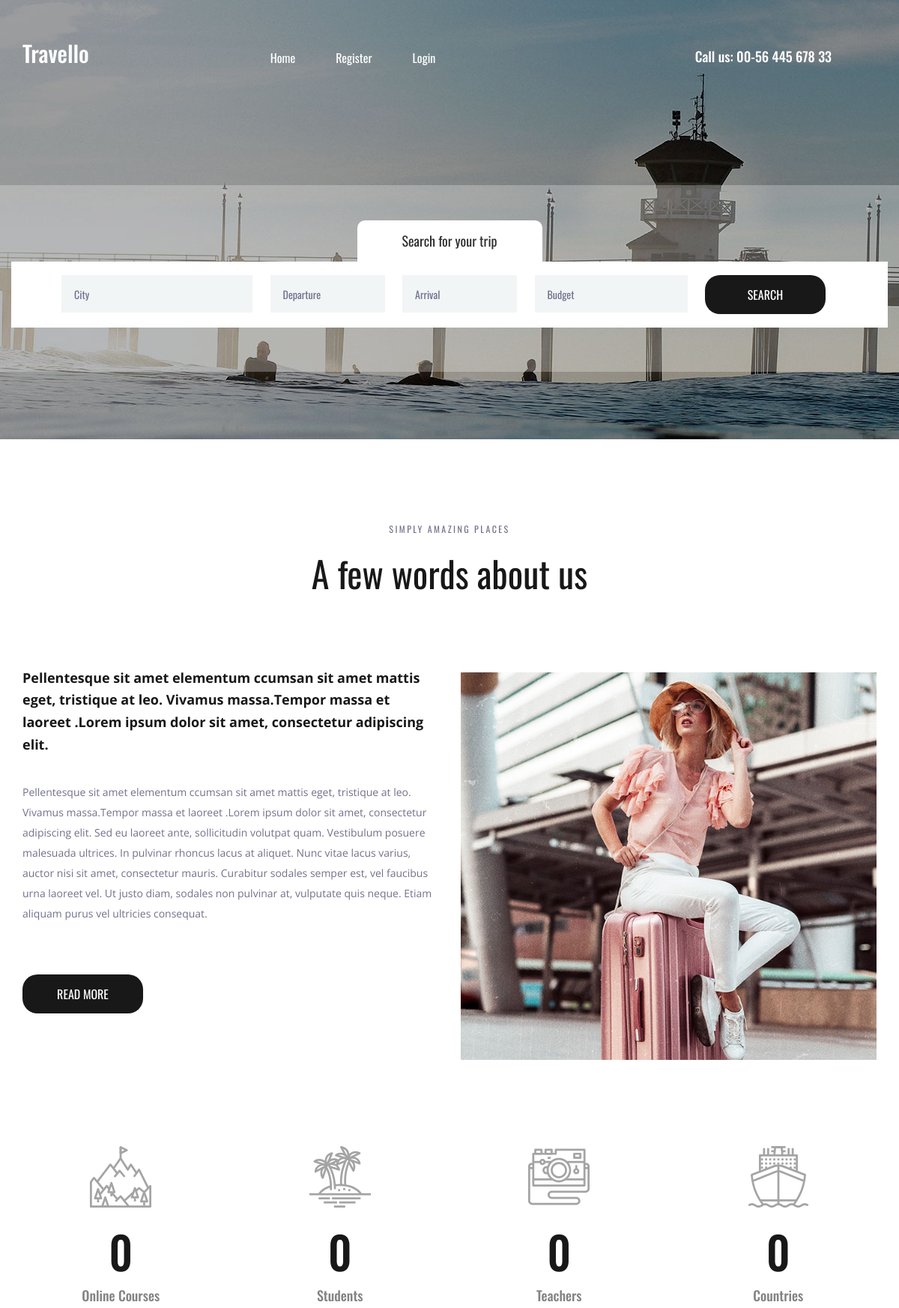
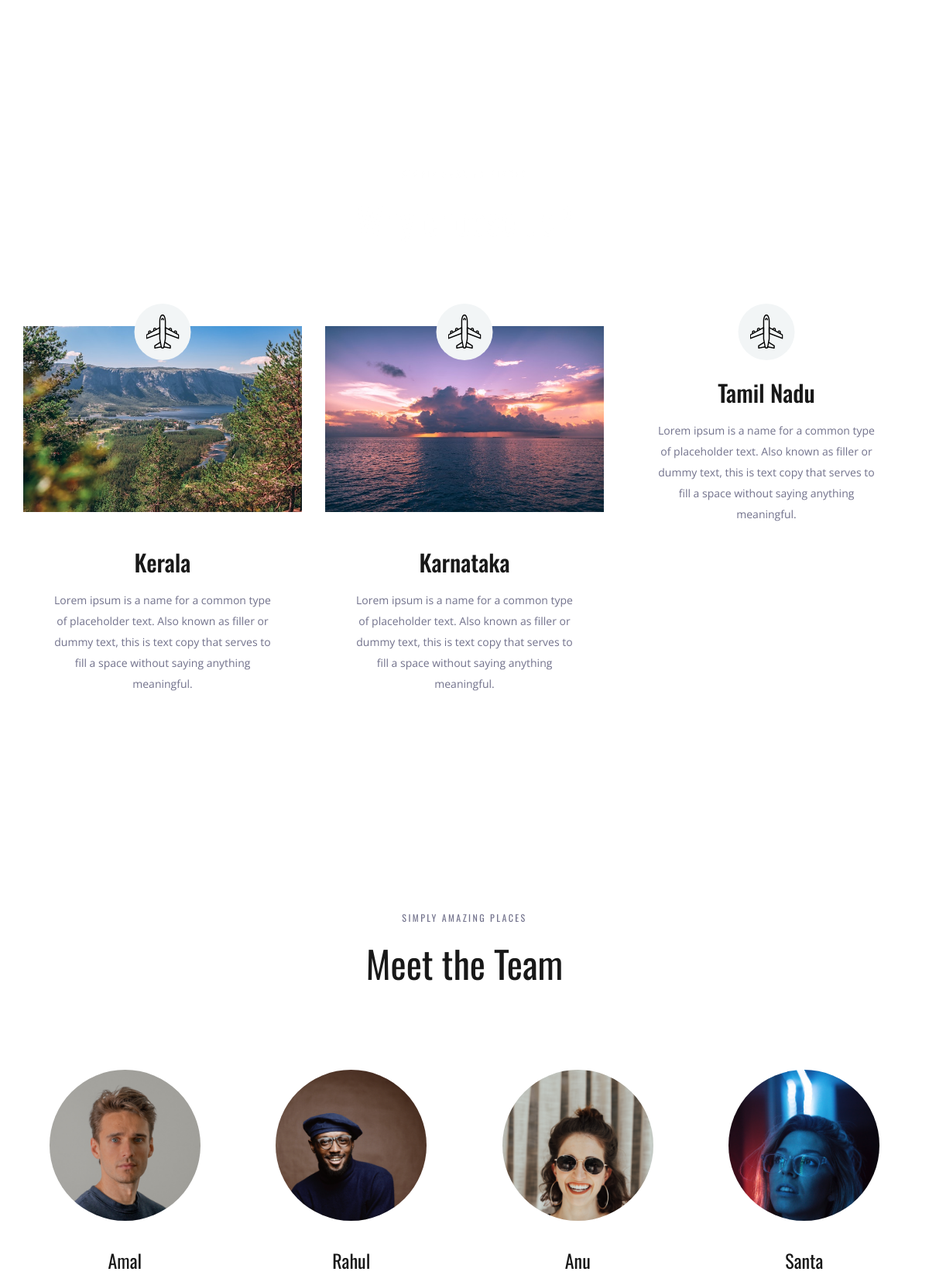
The page / (upper part) on the database its author committed (2 pictures, top to bottom).
### travelApp/models.py (models this page shows, shortened)
class Place(models.Model):
    name = models.CharField(max_length=250)
    img = models.ImageField(upload_to='pics')
    desc = models.TextField()

class Team(models.Model):
    name = models.CharField(max_length=250)
    img = models.ImageField(upload_to='teamimage')
    desc = models.TextField()

### travelApp/views.py (the view)
# urls.py: path('', views.demo, name='demo')
def demo(request):
    obj = Place.objects.all()
    obj1 = Team.objects.all()
    return render(request, 'index.html', {'obj': obj, 'obj1': obj1})

### templates/index.html (shortened to what this page needs)
<!DOCTYPE html>
{% load static %}
<html lang="en">
<head>
<link rel="stylesheet" type="text/css" href="{% static 'styles/bootstrap4/bootstrap.min.css' %}">
<link href="{% static 'plugins/font-awesome-4.7.0/css/font-awesome.min.css' %}" rel="stylesheet" type="text/css">
<link rel="stylesheet" type="text/css" href="{% static 'plugins/OwlCarousel2-2.2.1/owl.carousel.css' %}">
<link rel="stylesheet" type="text/css" href="{% static 'plugins/OwlCarousel2-2.2.1/owl.theme.default.css' %}">
<link rel="stylesheet" type="text/css" href="{% static 'plugins/OwlCarousel2-2.2.1/animate.css' %}">
<link rel="stylesheet" type="text/css" href="{% static 'styles/about.css' %}">
<link rel="stylesheet" type="text/css" href="{% static 'styles/about_responsive.css' %}">
</head>
<body>
<div class="super_container">
	<header class="header">
		<div class="container">
			<div class="row">
				<div class="col">
					<div class="header_content d-flex flex-row align-items-center justify-content-start">
						<div class="header_content_inner d-flex flex-row align-items-end justify-content-start">
							<div class="logo"><a href="index.html">Travello</a></div>
							<nav class="main_nav">
								<ul class="d-flex flex-row align-items-start justify-content-start">
									<li><a href="/">Home</a></li>
                                    {% if user.is_authenticated %}
                                    <li>Hello {{user.first_name}}</li>
                                    <li><a href="Credentials/logout">Logout</a></li>
                                    {% else %}
									<li><a href="Credentials/register">Register</a></li>
									<li><a href="Credentials/login">Login</a></li>
                                    {% endif %}
								</ul>
							</nav>
							<div class="header_phone ml-auto">Call us: 00-56 445 678 33</div>
						</div>
					</div>
				</div>
			</div>
		</div>
	</header>
	<div class="home">
		<div class="background_image" style="background-image:url({% static 'images/about.jpg' %})"></div>
	</div>
	<div class="home_search">
		<div class="container">
			<div class="row">
				<div class="col">
					<div class="home_search_container">
						<div class="home_search_title">Search for your trip</div>
						<div class="home_search_content">
							<form action="#" class="home_search_form" id="home_search_form">
								<div class="d-flex flex-lg-row flex-column align-items-start justify-content-lg-between justify-content-start">
									<input type="text" class="search_input search_input_1" placeholder="City" required="required">
									<input type="text" class="search_input search_input_2" placeholder="Departure" required="required">
									<input type="text" class="search_input search_input_3" placeholder="Arrival" required="required">
									<input type="text" class="search_input search_input_4" placeholder="Budget" required="required">
									<button class="home_search_button">search</button>
								</div>
							</form>
						</div>
					</div>
				</div>
			</div>
		</div>
	</div>
	<div class="about">
		<div class="container">
			<div class="row">
				<div class="col text-center">
					<div class="section_subtitle">simply amazing places</div>
					<div class="section_title"><h2>A few words about us</h2></div>
				</div>
			</div>
			<div class="row about_row">
				<div class="col-lg-6">
					<div class="about_content">
						<div class="text_highlight">Pellentesque sit amet elementum ccumsan sit amet mattis eget, tristique at leo. Vivamus massa.Tempor massa et laoreet .Lorem ipsum dolor sit amet, consectetur adipiscing elit.</div>
						<div class="about_text">
							<p>Pellentesque sit amet elementum ccumsan sit amet mattis eget, tristique at leo. Vivamus massa.Tempor massa et laoreet .Lorem ipsum dolor sit amet, consectetur adipiscing elit. Sed eu laoreet ante, sollicitudin volutpat quam. Vestibulum posuere malesuada ultrices. In pulvinar rhoncus lacus at aliquet. Nunc vitae lacus varius, auctor nisi sit amet, consectetur mauris. Curabitur sodales semper est, vel faucibus urna laoreet vel. Ut justo diam, sodales non pulvinar at, vulputate quis neque. Etiam aliquam purus vel ultricies consequat.</p>
						</div>
						<div class="button about_button"><a href="#">read more</a></div>
					</div>
				</div>
				<div class="col-lg-6">
					<div class="about_image"><img src="{% static 'images/about_1.jpg' %}" alt=""></div>
				</div>
			</div>
		</div>
	</div>
	<div class="milestones">
		<div class="container">
			<div class="row">
				<div class="col-lg-3 milestone_col">
					<div class="milestone text-center">
						<div class="milestone_icon"><img src="{% static 'images/mountain.svg' %}" alt=""></div>
						<div class="milestone_counter" data-end-value="17">0</div>
						<div class="milestone_text">Online Courses</div>
					</div>
				</div>
				<div class="col-lg-3 milestone_col">
					<div class="milestone text-center">
						<div class="milestone_icon"><img src="{% static 'images/island.svg' %}" alt=""></div>
						<div class="milestone_counter" data-end-value="213">0</div>
						<div class="milestone_text">Students</div>
					</div>
				</div>
				<div class="col-lg-3 milestone_col">
					<div class="milestone text-center">
						<div class="milestone_icon"><img src="{% static 'images/camera.svg' %}" alt=""></div>
						<div class="milestone_counter" data-end-value="11923">0</div>
						<div class="milestone_text">Teachers</div>
					</div>
				</div>
				<div class="col-lg-3 milestone_col">
					<div class="milestone text-center">
						<div class="milestone_icon"><img src="{% static 'images/boat.svg' %}" alt=""></div>
						<div class="milestone_counter" data-end-value="15">0</div>
						<div class="milestone_text">Countries</div>
					</div>
				</div>
			</div>
		</div>
	</div>
	<div class="why">
		<div class="parallax_background parallax-window" data-parallax="scroll" data-image-src="images/why.jpg" data-speed="0.8"></div>
		<div class="container">
			<div class="row">
				<div class="col text-center">
					<div class="section_subtitle">simply amazing places</div>
					<div class="section_title"><h2>Why choose us?</h2></div>
				</div>
			</div>
			<div class="row why_row">
                {% for i in obj %}
				<div class="col-lg-4 why_col">
					<div class="why_item">
						<div class="why_image">
							<img src="{{i.img.url}}" alt="">
							<div class="why_icon d-flex flex-column align-items-center justify-content-center">
								<img src="{% static 'images/why_1.svg' %}" alt="">
							</div>
						</div>
						<div class="why_content text-center">
							<div class="why_title">{{i.name}}</div>
							<div class="why_text">
								<p>{{i.desc}}</p>
							</div>
						</div>
					</div>
				</div>
                {% endfor %}
			</div>
		</div>
	</div>
	<div class="team">
		<div class="container">
			<div class="row">
				<div class="col text-center">
					<div class="section_subtitle">simply amazing places</div>
					<div class="section_title"><h2>Meet the Team</h2></div>
				</div>
			</div>
			<div class="row team_row">
                {% for j in obj1 %}
				<div class="col-xl-3 col-md-6 team_col">
					<div class="team_item d-flex flex-column align-items-center justify-content-start text-center">
						<div class="team_image"><img src="{{j.img.url}}" alt=""></div>
						<div class="team_content">
							<div class="team_title"><a href="#">{{j.name}}</a></div>
						</div>
					</div>
				</div>
                {% endfor %}
			</div>
		</div>
	</div>
</div>
</body>
</html>

### rows shown on the page
Place: img (picture), name "Kerala", desc "Lorem ipsum is a name for a common type of placeholder text. Also known as filler or dummy text, this is text copy that serves to fill a space without saying anything meaningful."
Place: img (picture), name "Karnataka", desc "Lorem ipsum is a name for a common type of placeholder text. Also known as filler or dummy text, this is text copy that serves to fill a space without saying anything meaningful."
Place: name "Tamil Nadu", desc "Lorem ipsum is a name for a common type of placeholder text. Also known as filler or dummy text, this is text copy that serves to fill a space without saying anything meaningful."
Team: img (picture), name "Amal"
Team: img (picture), name "Rahul"
Team: img (picture), name "Anu"
Team: img (picture), name "Santa"
